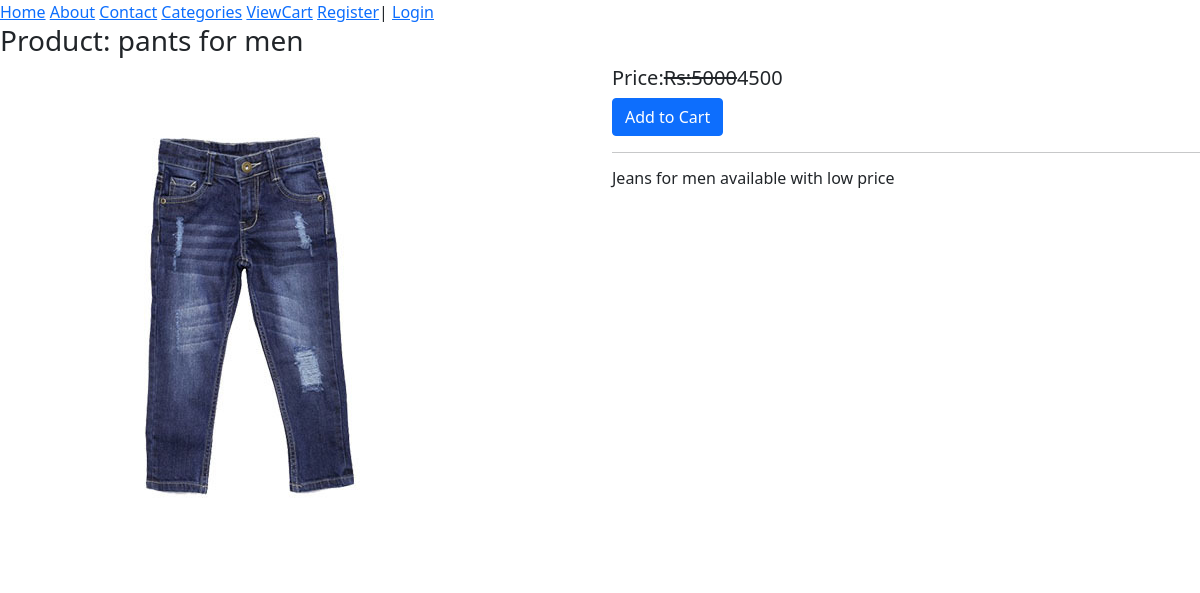
Page /productdetail/pants-for-men/ on the committed database.
### ecomapp/models.py (models this page shows, shortened)
class Product(models.Model):
    title = models.CharField(max_length= 100)
    slug = models.SlugField(unique= True)
    category = models.ForeignKey(Category, on_delete = models.CASCADE)
    image = models.ImageField(upload_to = 'products')
    marked_price = models.PositiveIntegerField()
    selling_price = models.PositiveIntegerField()
    description = models.TextField()

### ecomapp/views.py (the view)
# urls.py: path('productdetail/<slug:slug>/',ProductdetailView.as_view(),name = 'productdetail'),
class ProductdetailView(TemplateView):
    template_name = 'productdetail.html'
    def get_context_data(self,**kwargs):
        context = super().get_context_data(**kwargs)
        url_slug = self.kwargs['slug']
        p = Product.objects.get(slug = url_slug)
        context['product'] = p
        return context

### templates/productdetail.html (shortened to what this page needs)
{% extends 'base.html' %}
{% block content %}
<div>
    <h3>Product: {{product.title}}</h3>
    <div class = 'row'>
        <div class = 'col-md-6'>
            <img src="{{product.image.url}}" alt="" class = 'img-fluid'>
        </div>
        <div class = 'col-md-6'>
            <h5> Price:<strike>Rs:{{product.marked_price}}</strike>{{product.selling_price}}</h5>
            <button class = 'btn btn-primary'><a href="{% url 'ecomapp:addtocart' product.id %}"></a>Add to Cart</button><hr>
            <h6>{{product.description}}</h6>
        </div>
    </div>
</div>
{% endblock %}

### rows in the picture
Product: title "pants for men", image (picture), marked_price "5000", selling_price "4500", description "Jeans for men available with low price"
